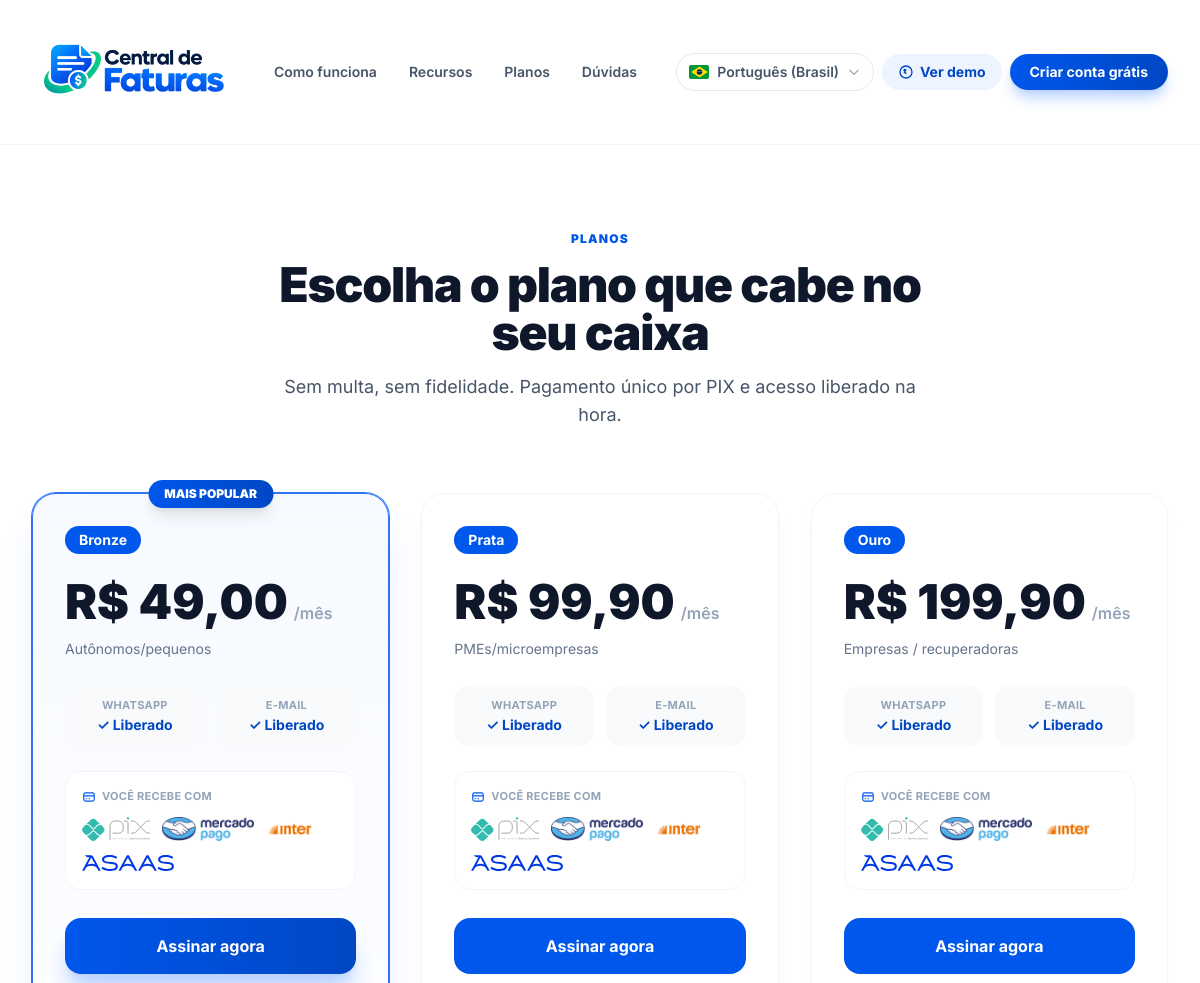
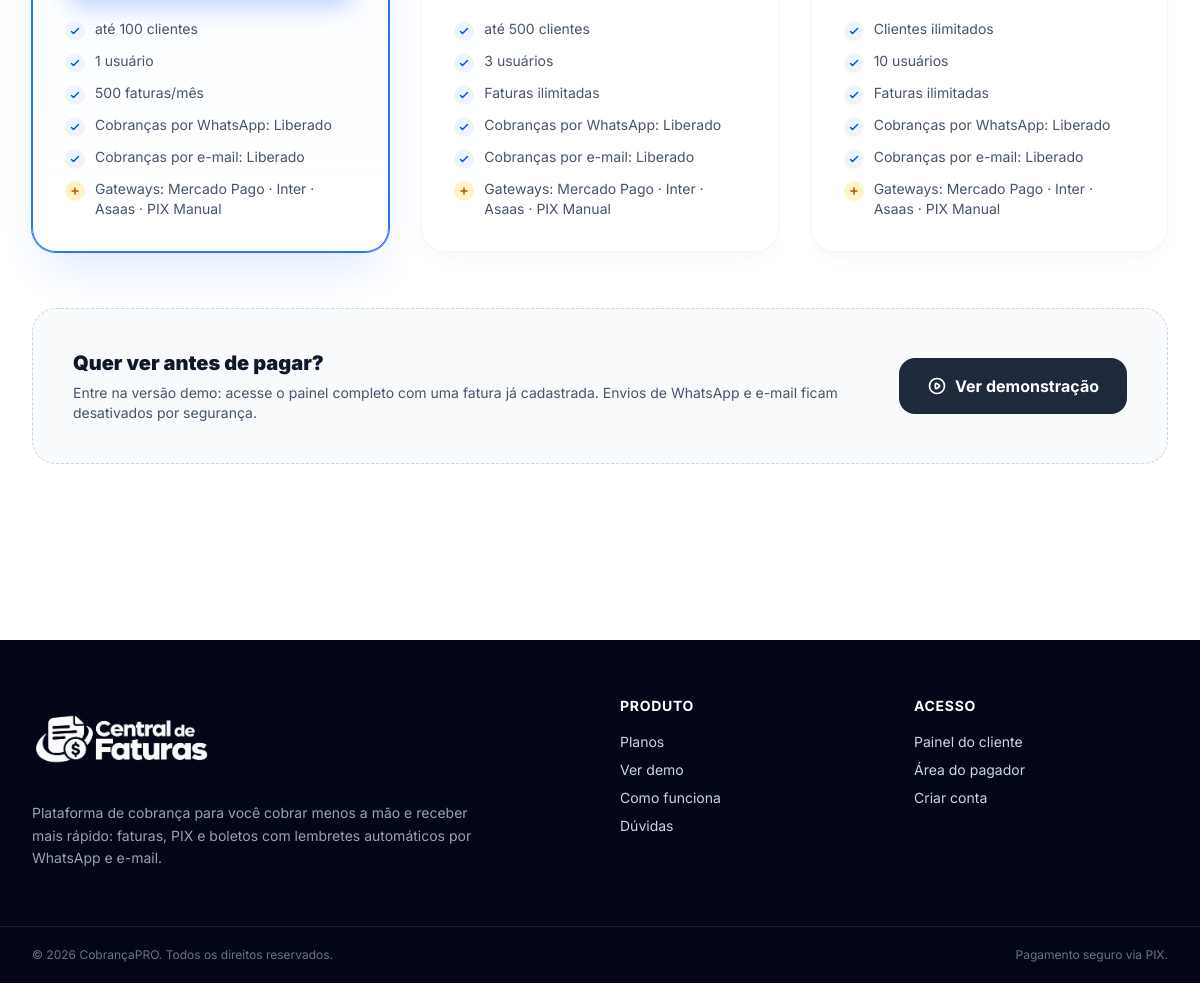
/planos.php, run on the app's committed database (2 pictures, top to bottom).
### tables this page shows
CREATE TABLE `planos` (
  `id` int(11) NOT NULL AUTO_INCREMENT,
  `nome` varchar(50) NOT NULL,
  `slug` varchar(50) NOT NULL,
  `preco` decimal(10,2) DEFAULT 0.00,
  `descricao` varchar(500) DEFAULT NULL,
  `beneficios` text DEFAULT NULL,
  `max_clientes` int(11) DEFAULT NULL,
  `max_usuarios` int(11) DEFAULT NULL,
  `max_faturas_mensais` int(11) DEFAULT NULL,
  `whatsapp_cobranca` tinyint(1) DEFAULT 1,
  `email_cobranca` tinyint(1) DEFAULT 1,
  `cor` varchar(20) DEFAULT 'secondary',
  `icon` varchar(100) DEFAULT NULL,
  `ativo` tinyint(1) DEFAULT 1,
  `ordem` int(11) DEFAULT 0,
  `criado_em` timestamp NOT NULL DEFAULT current_timestamp(),
  PRIMARY KEY (`id`),
  UNIQUE KEY `slug` (`slug`)
);

### planos.php (the view, shortened to what this page needs)
<?php
require_once __DIR__ . '/_site.php';
$planos = sitePlanos();
?>
<section class="py-20">
    <div class="max-w-7xl mx-auto px-4 sm:px-6 lg:px-8">
        <div class="max-w-2xl mx-auto text-center">
            <span class="text-xs font-black uppercase tracking-widest text-brand-600"><?= siteT('plan_badge') ?></span>
            <h1 class="mt-3 text-4xl sm:text-5xl font-black text-slate-900 tracking-tight"><?= siteT('pl_titulo') ?></h1>
            <p class="mt-4 text-lg text-slate-600"><?= siteT('pl_sub') ?></p>
        </div>
        <div class="mt-16 grid grid-cols-1 md:grid-cols-2 lg:grid-cols-3 gap-8 items-stretch">
            <?php foreach ($planos as $p):
                $cor = siteCorHex($p['cor'] ?? '');
                $destacado = abs((float)($p['preco'] ?? 0) - 49.00) < 0.005;
            ?>
            <div class="relative flex flex-col rounded-3xl border p-8 transition hover:-translate-y-1.5
                <?= $destacado ? 'border-brand-500 shadow-2xl shadow-brand-100 ring-1 ring-brand-500 bg-gradient-to-b from-brand-50/50 to-white' : 'border-slate-100 bg-white shadow-lg shadow-slate-100/60' ?>">
                <?php if ($destacado): ?>
                <span class="absolute -top-3.5 left-1/2 -translate-x-1/2 rounded-full bg-gradient-to-r from-brand-600 to-brand-700 text-white text-xs font-black px-4 py-1.5 shadow-lg"><?= siteT('pl_popular') ?></span>
                <?php endif; ?>
                <div class="flex items-center justify-between">
                    <span class="rounded-full px-3.5 py-1 text-sm font-bold text-white <?= siteCorCls($cor) ?>"><?= htmlspecialchars($p['nome']) ?></span>
                </div>
                <div class="mt-6 flex items-baseline gap-1.5">
                    <span class="text-5xl font-black text-slate-900">R$ <?= sitePreco($p['preco']) ?></span>
                    <span class="text-slate-400 font-semibold"><?= siteT('plan_mes') ?></span>
                </div>
                <p class="mt-3 text-sm text-slate-500 leading-relaxed"><?= htmlspecialchars(trim((string)$p['descricao'])) ?></p>
                <div class="grid grid-cols-1 sm:grid-cols-2 gap-3 mt-6">
                    <div class="rounded-2xl bg-slate-50 px-4 py-3 text-center">
                        <p class="text-[11px] font-bold text-slate-400 uppercase tracking-wide"><?= siteT('pl_wa') ?></p>
                        <p class="mt-0.5 text-sm font-bold <?= ($p['whatsapp_cobranca'] ?? 0) ? 'text-brand-700' : 'text-slate-400' ?>"><?= ($p['whatsapp_cobranca'] ?? 0) ? '✓ ' . siteT('pl_lib') : '— ' . siteT('pl_bloq') ?></p>
                    </div>
                    <div class="rounded-2xl bg-slate-50 px-4 py-3 text-center">
                        <p class="text-[11px] font-bold text-slate-400 uppercase tracking-wide"><?= siteT('pl_email') ?></p>
                        <p class="mt-0.5 text-sm font-bold <?= ($p['email_cobranca'] ?? 0) ? 'text-brand-700' : 'text-slate-400' ?>"><?= ($p['email_cobranca'] ?? 0) ? '✓ ' . siteT('pl_lib') : '— ' . siteT('pl_bloq') ?></p>
                    </div>
                </div>
                <div class="mt-6 rounded-2xl border border-slate-100 bg-white p-4">
                    <p class="text-[11px] font-bold text-slate-400 uppercase tracking-wide mb-3 flex items-center gap-1.5">
                        <svg class="w-3.5 h-3.5 text-brand-600" fill="none" viewBox="0 0 24 24" stroke="currentColor" stroke-width="2"><path stroke-linecap="round" stroke-linejoin="round" d="M3 10h18M7 15h1m4 0h1m-7 4h12a3 3 0 003-3V8a3 3 0 00-3-3H6a3 3 0 00-3 3v8a3 3 0 003 3z"/></svg>
                        <?= siteT('pl_gateways') ?>
                    </p>
                    <div class="flex flex-wrap items-center gap-3">
                        <?php foreach (siteGateways() as $g): ?>
                        <img src="<?= htmlspecialchars($g['log']) ?>" alt="<?= htmlspecialchars($g['alt']) ?>" title="<?= htmlspecialchars($g['alt']) ?>"
                             class="<?= $g['cls'] ?> object-contain mix-blend-multiply max-w-[92px]">
                        <?php endforeach; ?>
                    </div>
                </div>
                <a href="<?= siteAsset('/cadastro.php?plano=' . (int)$p['id']) ?>"
                   class="mt-7 block rounded-2xl py-4 text-center font-bold transition
                   <?= $destacado ? 'text-white bg-gradient-to-r from-brand-600 to-brand-700 hover:from-brand-700 hover:to-brand-800 shadow-xl shadow-brand-200' : 'text-white hover:opacity-90 ' . siteCorCls($cor) ?>"><?= siteT('plan_assinar') ?></a>
                <ul class="mt-7 space-y-2.5 text-sm text-slate-600 grow">
                    <?php foreach (siteParseBeneficios($p['beneficios']) as $b):
                        $st = siteBeneficioStatus($b); ?>
                    <li class="flex gap-2.5">
                        <?php if ($st === 'gw'): ?>
                        <span class="w-5 h-5 rounded-full bg-amber-100 text-amber-700 grid place-items-center shrink-0 mt-0.5"><svg class="w-3 h-3" fill="none" viewBox="0 0 24 24" stroke="currentColor" stroke-width="3"><path stroke-linecap="round" stroke-linejoin="round" d="M12 6v6m0 0v6m0-6h6m-6 0H6"/></svg></span>
                        <?php elseif ($st === 'no'): ?>
                        <span class="w-5 h-5 rounded-full bg-rose-100 text-rose-600 grid place-items-center shrink-0 mt-0.5"><svg class="w-3 h-3" fill="none" viewBox="0 0 24 24" stroke="currentColor" stroke-width="3"><path stroke-linecap="round" stroke-linejoin="round" d="M6 18L18 6M6 6l12 12"/></svg></span>
                        <?php else: ?>
                        <span class="w-5 h-5 rounded-full bg-brand-50 text-brand-600 grid place-items-center shrink-0 mt-0.5"><svg class="w-3 h-3" fill="none" viewBox="0 0 24 24" stroke="currentColor" stroke-width="3"><path stroke-linecap="round" stroke-linejoin="round" d="M5 13l4 4L19 7"/></svg></span>
                        <?php endif; ?>
                        <span><?= htmlspecialchars($b) ?></span>
                    </li>
                    <?php endforeach; ?>
                </ul>
            </div>
            <?php endforeach; ?>
        </div>
        <div class="mt-14 rounded-3xl border border-dashed border-slate-300 bg-slate-50 p-8 sm:p-10 flex flex-col sm:flex-row items-center justify-between gap-6">
            <div>
                <h3 class="text-xl font-black text-slate-900"><?= siteT('pl_demo_t') ?></h3>
                <p class="mt-1.5 text-sm text-slate-600"><?= siteT('pl_demo_d') ?></p>
            </div>
            <a href="<?= siteAsset('/demo.php') ?>" class="shrink-0 inline-flex items-center gap-2 rounded-2xl px-7 py-4 font-bold text-white bg-slate-800 hover:bg-slate-900 transition">
                <svg class="w-5 h-5" fill="none" viewBox="0 0 24 24" stroke="currentColor" stroke-width="2"><path stroke-linecap="round" stroke-linejoin="round" d="M14.752 11.168l-3.197-2.132A1 1 0 0010 9.87v4.263a1 1 0 001.555.832l3.197-2.132a1 1 0 000-1.664zM21 12a9 9 0 11-18 0 9 9 0 0118 0z"/></svg>
                <?= siteT('pl_ver_demo') ?>
            </a>
        </div>
    </div>
</section>
</body>
</html>

### data on the page
planos: nome "Bronze", preco "49,00", descricao "Autônomos/pequenos", beneficios "até 100 clientes", beneficios "1 usuário", beneficios "500 faturas/mês", beneficios "Cobranças por WhatsApp: Liberado", beneficios "Cobranças por e-mail: Liberado", beneficios "Gateways: Mercado Pago · Inter · Asaas · PIX Manual"
planos: nome "Prata", preco "99,90", descricao "PMEs/microempresas", beneficios "até 500 clientes", beneficios "3 usuários", beneficios "Faturas ilimitadas", beneficios "Cobranças por WhatsApp: Liberado", beneficios "Cobranças por e-mail: Liberado", beneficios "Gateways: Mercado Pago · Inter · Asaas · PIX Manual"
planos: nome "Ouro", preco "199,90", descricao "Empresas / recuperadoras", beneficios "Clientes ilimitados", beneficios "10 usuários", beneficios "Faturas ilimitadas", beneficios "Cobranças por WhatsApp: Liberado", beneficios "Cobranças por e-mail: Liberado", beneficios "Gateways: Mercado Pago · Inter · Asaas · PIX Manual"

### other printed values
siteT('nav_como') "Como funciona"
siteT('nav_recursos') "Recursos"
siteT('nav_planos') "Planos"
siteT('nav_duvidas') "Dúvidas"
siteIdiomas()[siteIdiomaAtual()] "Português (Brasil)"
siteT('nav_demo') "Ver demo"
siteT('nav_criar') "Criar conta grátis"
siteT('plan_badge') "PLANOS"
siteT('pl_titulo') "Escolha o plano que cabe no seu caixa"
siteT('pl_sub') "Sem multa, sem fidelidade. Pagamento único por PIX e acesso liberado na hora."
siteT('pl_demo_t') "Quer ver antes de pagar?"
siteT('pl_demo_d') "Entre na versão demo: acesse o painel completo com uma fatura já cadastrada. Envios de WhatsApp e e-mail ficam desativados por segurança."
siteT('pl_ver_demo') "Ver demonstração"
siteT('ft_desc') "Plataforma de cobrança para você cobrar menos a mão e receber mais rápido: faturas, PIX e boletos com lembretes automáticos por WhatsApp e e-mail."
siteT('ft_produto') "PRODUTO"
